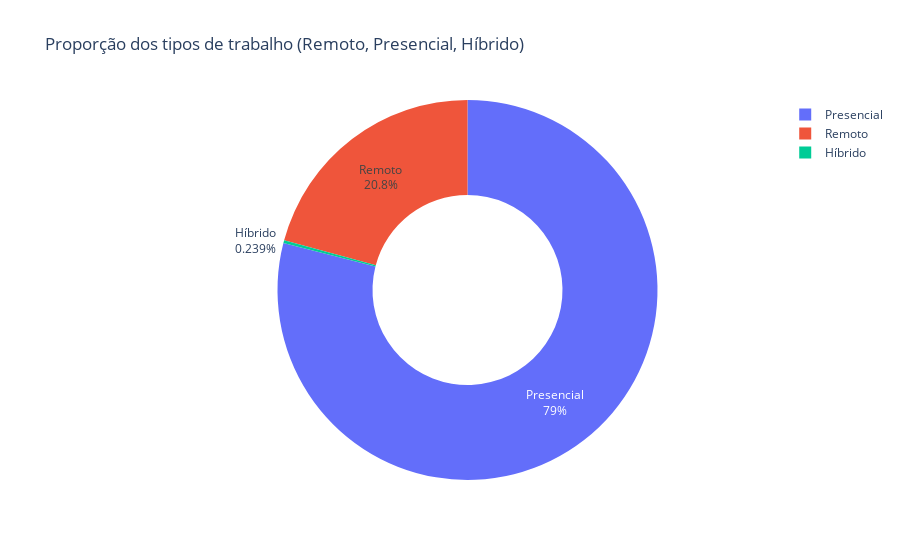

Write notebook code for a chart like this one.
### Code cell
remoto_contagem = df_limpo['taxa_remoto'].value_counts().reset_index()
remoto_contagem.columns = ['tipo_emprego', 'quantidade']

fig = px.pie(
    remoto_contagem,
    names='tipo_emprego',
    values='quantidade',
    title='Proporção dos tipos de trabalho (Remoto, Presencial, Híbrido)',
    hole=0.5
)

fig.update_traces(textinfo='percent+label')
fig

### Figure 1 — Plotly figure (JSON) as saved in the notebook; plotly's stock layout.template omitted (floating-point values rounded to 4 significant figures)
{"data": [{"domain": {"x": [0, 1], "y": [0, 1]}, "hole": 0.5, "hovertemplate": "tipo_emprego=%{label}<br>quantidade=%{value}<extra></extra>", "labels": ["Presencial", "Remoto", "Híbrido"], "legendgroup": "", "name": "", "showlegend": true, "textinfo": "percent+label", "type": "pie", "values": [105312, 27718, 319]}], "layout": {"legend": {"tracegroupgap": 0}, "title": {"text": "Proporção dos tipos de trabalho (Remoto, Presencial, Híbrido)"}}}
